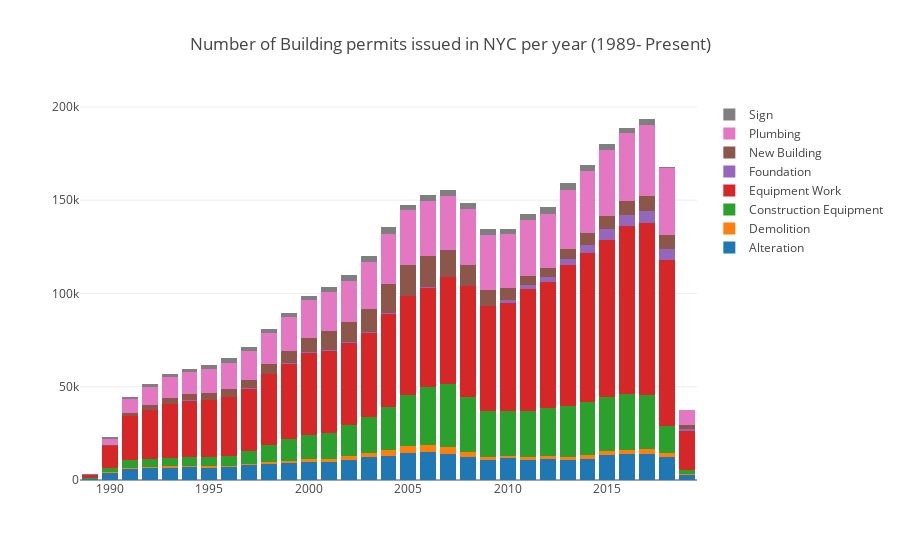

Notebook source saved alongside this figure:
### Code cell
permitTypeGroups = permits_issued.groupby(["Permit Type"])
plot1_data = []
permitTypeAbb = {"SG": "Sign", "PL": "Plumbing", "NB": "New Building", "FO": "Foundation", "EW": "Equipment Work", 
                 "EQ": "Construction Equipment", "DM": "Demolition", "AL": "Alteration"}
for permitType in permitTypeGroups.groups:
    subset = permitTypeGroups.get_group(permitType)
    temp = subset["Issued_Year"].value_counts().sort_index()
    plot1_data.append(go.Bar(x = temp.index.values, y = temp.values, name = permitTypeAbb[permitType]))

layout1 = go.Layout(
    barmode = 'stack',
    title = 'Number of Building permits issued in NYC per year (1989- Present)'
)
fig1 = go.Figure(data=plot1_data, layout=layout1)
plotly.offline.iplot(fig1, filename='stacked-bar')
